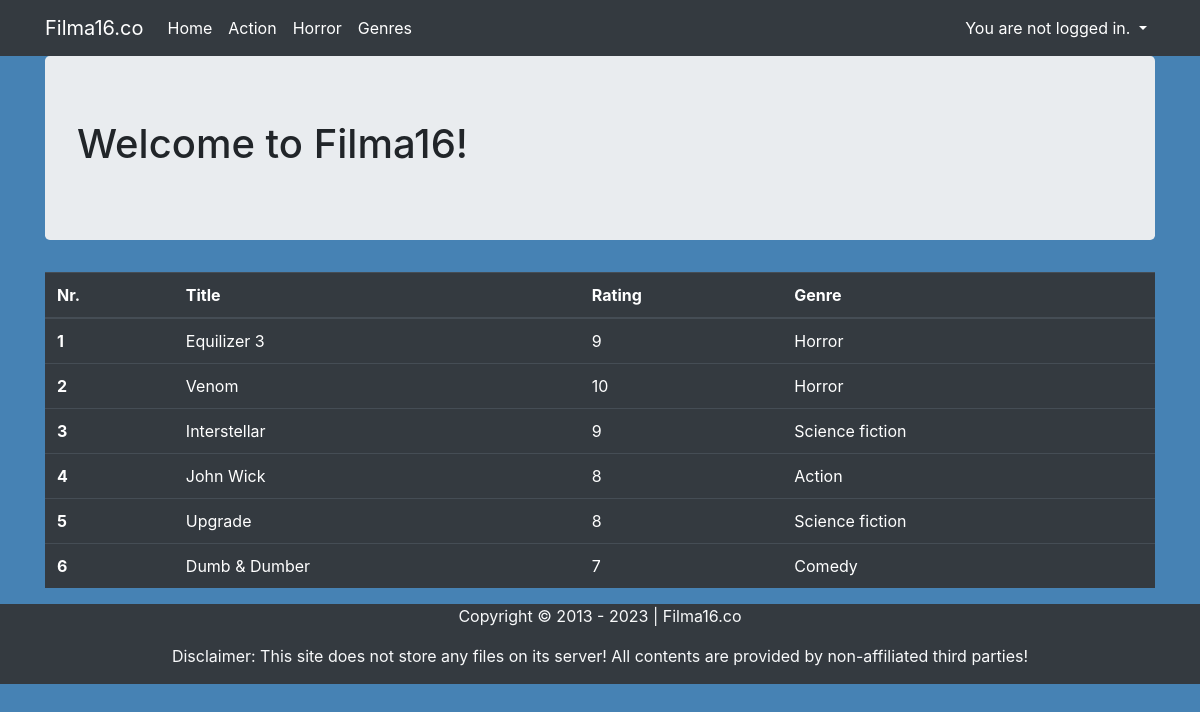
Page /movies/ on the committed database.
### viewer/models.py (models this page shows, shortened)
class Movie(models.Model):
    title = models.CharField(max_length=128)
    genre = models.ForeignKey(Genre, on_delete=models.DO_NOTHING)
    rating = models.IntegerField()
    released = models.DateField()
    description = models.TextField()
    created = models.DateTimeField(auto_now_add=True)
    trailer = models.URLField(blank=True)
    cover = models.ImageField(upload_to='movie_cover', blank=True, null=True)

class Genre(models.Model):
    name = models.CharField(max_length=128)
    color = models.CharField(max_length=40, choices=[
        ("badge-primary", "Primary"),
        ("badge-secondary", "Secondary"),
        ("badge-success", "Success"),
        ("badge-danger", "Danger"),
        ("badge-warning", "Warning"),
        ("badge-info", "Info"),
        ("badge-light", "Light"),
        ("badge-dark", "Dark"),
    ],
        default='badge-primary'
    )
    def __str__(self):
        return self.name

### viewer/views.py (the view)
# urls.py: path('movies/', movies, name='index'),
def movies(request, genre=None):
    rating = request.GET.get('rating', 0)
    if genre:
        movie = Movie.objects.filter(genre__name=genre).filter(rating__gt=rating)
    else:
        movie = Movie.objects.filter(rating__gt=rating)
    return render(
        request, template_name='home.html',
        context={'movies': enumerate(movie, start=1)}
    )

### viewer/templates/home.html
{% extends "base.html" %}
{% block content %}
<h1>Welcome to Filma16!</h1>
{% endblock %}
{% block content1 %}
<table class="table table-dark">
    <thead>
    <tr>
        <th scope="col">Nr.</th>
        <th scope="col">Title</th>
        <th scope="col">Rating</th>
        <th scope="col">Genre</th>
    </tr>
    </thead>
    <tbody>
    {% for i, movie in movies %}
    <tr>
        <th scope="row">{{ i }}</th>
        <td>{{ movie.title }}</td>
        <td>{{ movie.rating }}</td>
        <td>{{ movie.genre }}</td>
    </tr>
    {% endfor %}
    </tbody>
</table>
{% endblock %}

### viewer/templates/base.html (shortened to what this page needs)
{% load static %}
<html {% if LANGUAGE_CODE %}lang="{{ LANGUAGE_CODE }}" {% endif %}>
<head>
    <link rel="stylesheet" href="https://stackpath.bootstrapcdn.com/bootstrap/4.2.1/css/bootstrap.min.css"
>
</head>
<body style="background-color:#4682B4;">
<nav class="navbar navbar-expand-lg navbar-dark bg-dark">
    <div class="container fixed">
        <a class="navbar-brand" href="{% url 'card' %}">Filma16.co</a>
        <div class="collapse navbar-collapse" id="navbarNavAltMarkup">
            <div class="navbar-nav">
                <a class="nav-item nav-link active" href="{% url 'list' %}">
                    Home
                </a>
                <a class="nav-item nav-link active" href="{% url 'index' genre='Action' %}">
                    Action
                </a>
                <a class="nav-item nav-link active" href="{% url 'index' genre='Horror' %}">
                    Horror
                </a>
                <a class="nav-item nav-link active" href="{% url 'genre' %}">
                    Genres
                </a>
            </div>
            <div class="navbar-nav ml-auto">
                <div class="nav-item dropdown">
                    {% if user.is_authenticated %}
                    <a class="nav-link active dropdown-toggle" href="#" data-toggle="dropdown">
                        {% if user.first_name %}Hello, {{ user.first_name }}!
                        {% else %}Hello, {{ user.username }}!{% endif %}
                    </a>
                    <div class="dropdown-menu dropdown-menu-right">
                        <a class="dropdown-item text-right" href="{% url 'logout' %}">Logout</a>
                        <a class="dropdown-item text-right" href="{% url 'password_change' %}">Change
                            password</a>
                    </div>
                    {% else %}
                    <a class="nav-link active dropdown-toggle" href="#" data-toggle="dropdown">
                        You are not logged in.
                    </a>
                    {% endif %}
                </div>
            </div>
        </div>
    </div>
</nav>
<div class="container">
    <div class="jumbotron">
        {% block content %}{% endblock %}
    </div>
    <div>
        {% block content1 %}{% endblock %}
    </div>
</div>
</body>
<footer class="footer bg-dark text-light">
        <div class="container">
            <div class="row">
                <div class="col-lg-12">
                    <p class="text-center">Copyright &copy; 2013 - 2023 | Filma16.co</p>
                    <p class="text-center">Disclaimer: This site does not store any files on its server! All contents are provided by non-affiliated third parties!</p>
                </div>
            </div>
        </div>
    </footer>
</html>

### rows in the picture
Movie: i "1", title "Equilizer 3", rating "9", genre "Horror"
Movie: id "2", title "Venom", rating "10", genre "Horror"
Movie: id "3", title "Interstellar", rating "9", genre "Science fiction"
Movie: id "4", title "John Wick", rating "8", genre "Action"
Movie: i "5", title "Upgrade", rating "8", genre "Science fiction"
Movie: id "6", title "Dumb & Dumber", rating "7", genre "Comedy"
